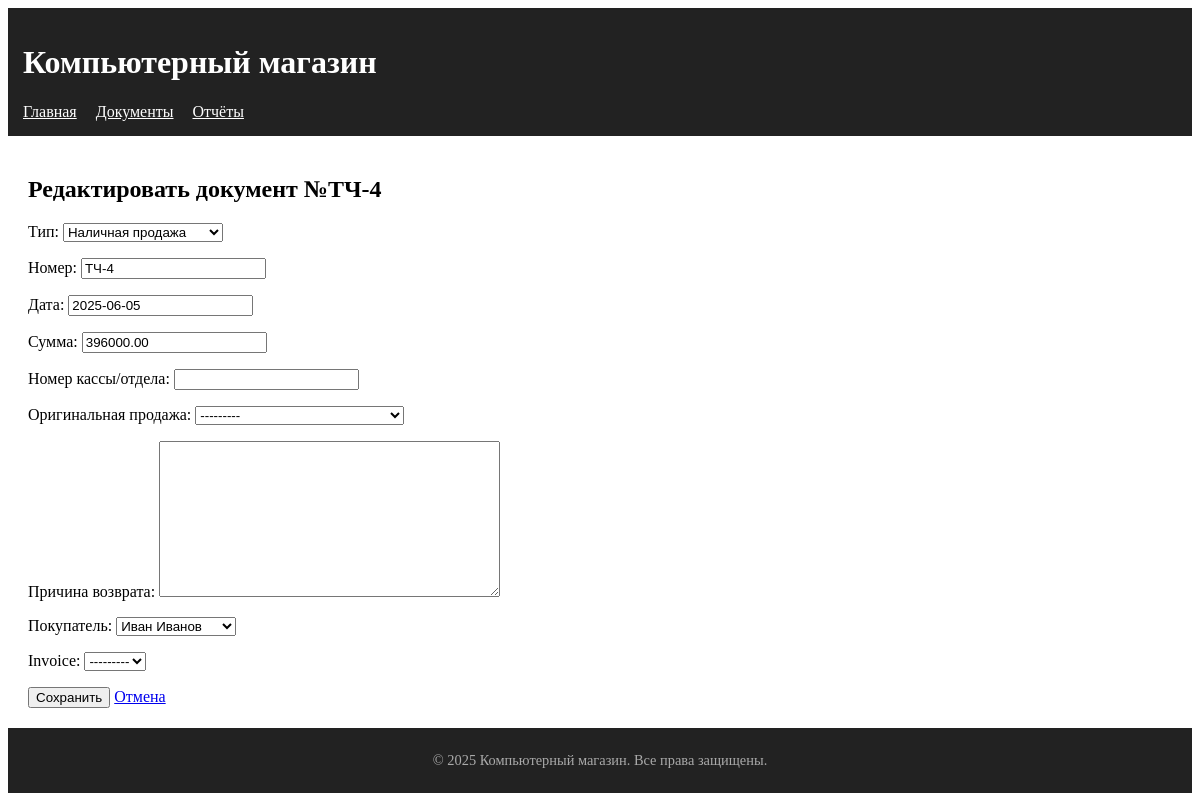
Screenshot of /sale_documents/25/edit/ with the database file from the repository.
### store/models.py (models this page shows, shortened)
class SaleDocument(models.Model):
    DOC_TYPES = (
        ('cashless', 'Безналичная продажа'),
        ('cash', 'Наличная продажа'),
        ('return', 'Возврат товара'),
    )
    type = models.CharField(
        max_length=10,
        choices=DOC_TYPES,
        verbose_name="Тип"
    )
    number = models.CharField(
        max_length=20,
        unique=True,
        verbose_name="Номер",
    )
    date = models.DateField(
        default=timezone.now,
        verbose_name="Дата"
    )
    total = models.DecimalField(
        max_digits=12,
        decimal_places=2,
        default=0,
        verbose_name="Сумма"
    )
    created_at = models.DateTimeField(
        auto_now_add=True,
        verbose_name="Дата создания"
    )
    invoice = models.ForeignKey(
        Invoice,
        on_delete=models.PROTECT,
        null=True,
        blank=True,
        verbose_name="Счет",
        related_name='sale_documents'
    )
    cash_register = models.CharField(
        max_length=50,
        blank=True,
        verbose_name="Номер кассы/отдела"
    )
    original_sale = models.ForeignKey(
        'self',
        on_delete=models.CASCADE,
        null=True,
        blank=True,
        verbose_name="Оригинальная продажа",
        related_name='returns'
    )
    reason = models.TextField(
        blank=True,
        verbose_name="Причина возврата"
    )
    customer = models.ForeignKey(
        Customer,
        on_delete=models.PROTECT,
        verbose_name="Покупатель"
    )
    class Meta:
        verbose_name = "Документ продажи"
        verbose_name_plural = "Документы продаж"
        ordering = ['-date', '-id']
        indexes = [
            models.Index(fields=['type', 'date']),
            models.Index(fields=['customer']),
        ]
    def __str__(self):
        return f"{self.get_type_display()} №{self.number}"
    invoice = models.OneToOneField(
        Invoice,
        on_delete=models.SET_NULL,
        null=True, blank=True,
        related_name='sale_document'
    )

### store/views.py (the view)
# urls.py: path('sale_documents/<int:pk>/edit/', views.SaleDocumentUpdateView.as_view(), name='edit'),
class SaleDocumentUpdateView(UpdateView):
    model = SaleDocument
    fields = '__all__'
    template_name = 'store/documents/edit.html'
    success_url = reverse_lazy('document_list')

### store/models.py (called while the page is built)
    def __str__(self):
        return self.name

### store/templates/store/documents/edit.html (shortened to what this page needs)
{% extends 'store/base.html' %}
{% block content %}
  <h2>Редактировать документ №{{ object.number }}</h2>
  <form method="post">
    {{ form.as_p }}
    <button type="submit" class="btn btn-success">Сохранить</button>
    <a href="{% url 'detail' object.pk %}" class="btn btn-secondary">Отмена</a>
  </form>
{% endblock %}

### rows the page displays
SaleDocument: number "ТЧ-4", type "Наличная продажа", date "2025-06-05", total "396000.00", original_sale "---------", customer "Иван Иванов", invoice "---------"
